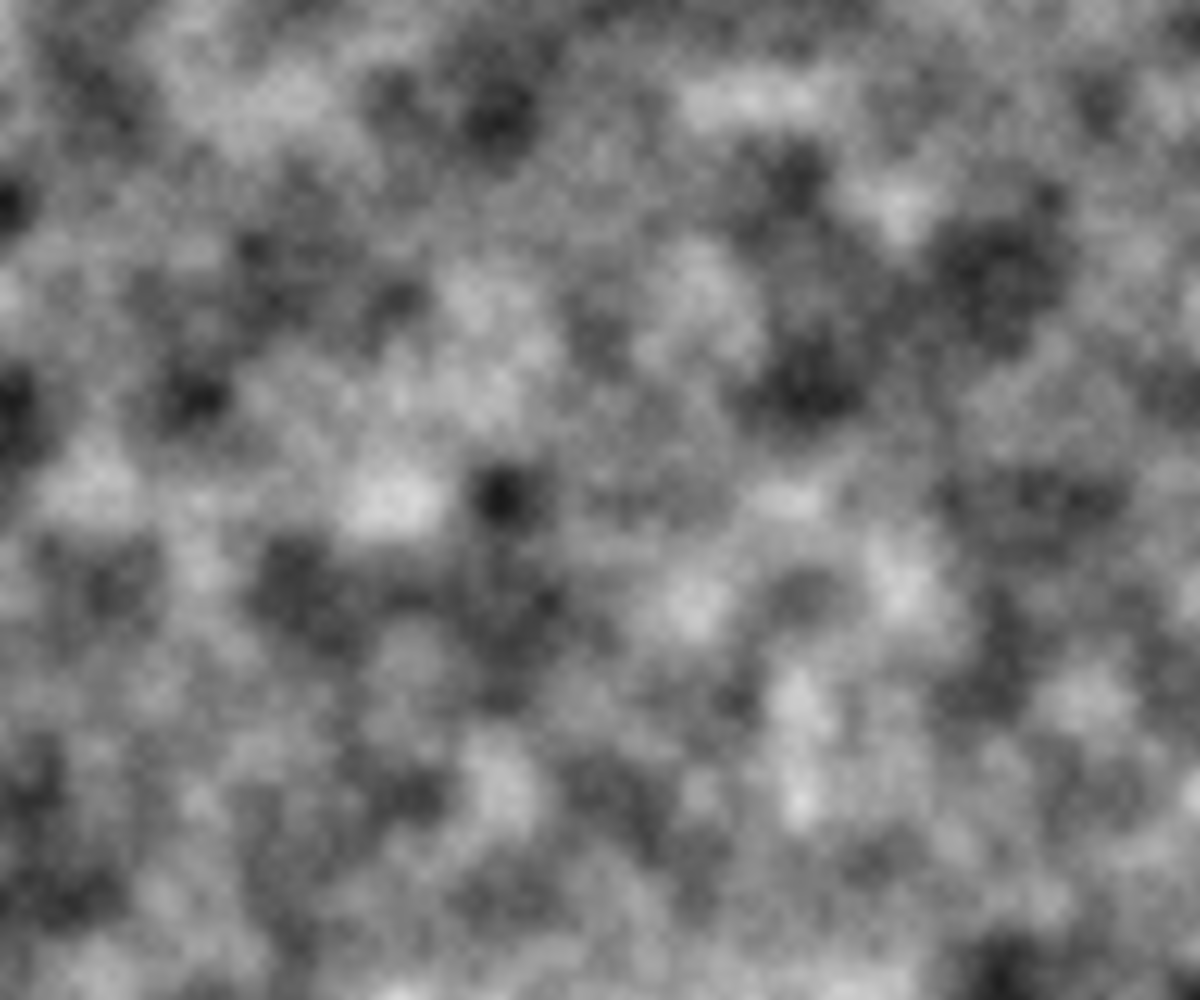
Frame 1 (no input)
Frame 2 (the mouse pressed at the canvas centre, redrawn once): identical to frame 1, image omitted

The p5.js sketch that drew this single still picture (run headless with seeded random() and noise() and a simulated clock; the mouse was pressed at the canvas centre and the sketch redrawn once):

// p5.js sketch
// ── sketch.js
var inc = 0.01;

function setup (){
  createCanvas (windowWidth, windowHeight);
  pixelDensity(1);
}
function windowResized(){
	resizeCanvas (windowWidth, windowHeight)
}

function draw (){
  
  var yoff=0;
   loadPixels();
   
   for (var y=0; y<height; y++){
     var xoff =0
     for (var x=0; x<width; x++){
       
       var index=(x+y* width)*4;
       var r=noise(xoff, yoff)*255;
       pixels[index+0]=r;
       pixels[index+1]=r;
       pixels[index+2]=r;
       pixels[index+3]=255;
       
       xoff += inc;
   }
     yoff +=inc;
   }
  
   updatePixels();
   noLoop();
 }
